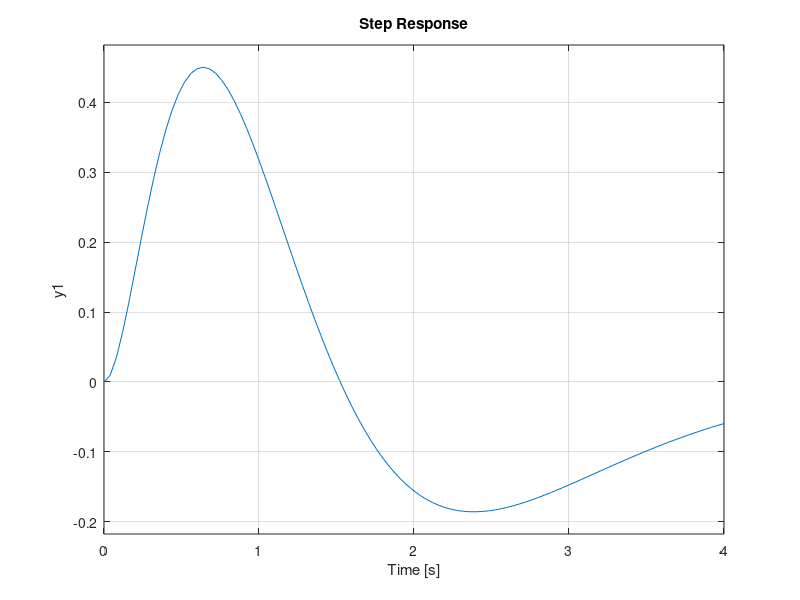

This chart was generated by the following MATLAB code:
Mb = 1.086;   % mass body [kg]
Mw = 0.042;   % mass wheels [kg]
L = 0.085;    % length body [m]
I = 0.005712; % body inertia [kgm^2]
g = 9.81;     % gravity [m/s^2]
Tm = 0.8;     % motor torque [Nm]
d1 = 0.010;   % friction coefficient
d2 = 0.010;   % friction coefficient

n = 4;       % order of the system
ID = eye(n); % identity matrix

den = I*(Mw+Mb)+Mw*Mb*L^2;

% State-Space Matrices 
A = [0 1 0 0; 0 (-d1*(I+Mb*L^2)/den) (-Mb^2*g*L^2/den) (-d2*(Mb*L)/den);
    0 0 0 1; 0 (-d1*Mb*L/den) (Mb*g*L*(Mw+Mb)/den) (-d2*(Mw+Mb)/den)];

B = [0; -I-Mb*L^2/den; 0; Mb*L/den];

C = [0 0 1 0]; % for example we want to control theta

D = 0;

% Continuous state-space system model
sys_cont = ss(A,B,C,D);

% Transfer function
%G = tf(sys_cont);
%[numerator,denominator] = ss2tf(A,B,C,D);
%sys_tf = tf(numerator,denominator);

% Discrete state-space system model
h = 0.002; % sampling time 
sys_disc = c2d(sys_cont, h);

% Calculate the open-loop system poles 
poles = eig(A);

%step(sys_cont);

% --------------------------CLOSED LOOP------------------------------ %
% Desired closed-loop poles
a_1 = -2;
a_2 = -2;
a_3 = -2;
a_4 = -2;

% Calculate the controlabillity matrix 
gamma = [B A*B A^2*B A^3*B];
gamma_inv = inv([B A*B A^2*B A^3*B]);

% Calculate H matrix with desired closed-loop poles
H = (A-a_1*ID)*(A-a_2*ID)*(A-a_3*ID)*(A-a_4*ID);

% Calculate the state feedback gain (K)
K = -[0 0 0 1]*gamma_inv*H;

F = 1;
r = 1;
% New closed-loop State-Space System Matrices
A_cl = (A + B*K);
B_cl = B;
C_cl = C;
D_cl = 0;

% Continuous closed-loop system 
sys_cont_cl = ss(A_cl, B_cl, C_cl, D_cl);

% Initial states
x0 = [0; % 0 meters
      0; % 0 m/s
      0.1; % radian (arround 6 degrees) radian = degree*pi/180
      0]   % radian/s 

% LQR Control Law
Q = [1 0 0 0;
     0 1 0 0;
     0 0 1 0;
     0 0 0 1;]
R = 1

step(sys_cont_cl) % Step response
